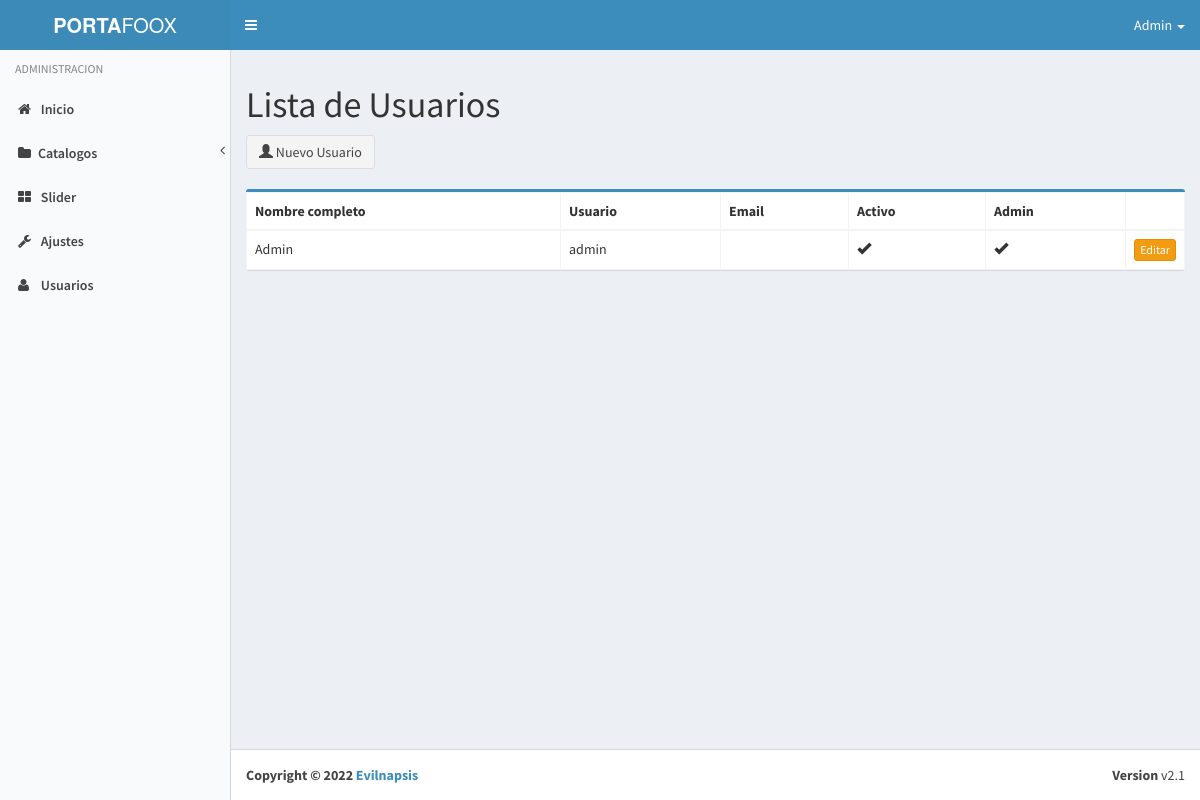
The app's page /admin/?view=users (signed in) with its own data.
### tables this page shows
create table user(
	id int not null auto_increment primary key,
	name varchar(50) not null,
	lastname varchar(50) not null,
	username varchar(50),
	email varchar(255) not null,
	password varchar(60) not null,
	is_active boolean not null default 1,
	is_admin boolean not null default 0,
	created_at datetime not null
);

### admin/core/controller/Layout.php (called while the page is built)
<?php
class Module {
	public static function loadLayout(){
		include "core/app/layouts/layout.php";
	}
}
?>

### admin/core/controller/Lb.php (called while the page is built, shortened)
<?php
class Lb {
	public function start(){
		include "core/app/init.php";
	}
}
?>

### admin/index.php (called while the page is built, shortened)
<?php
$lb = new Lb();
$lb->start();
?>

### admin/core/controller/Model.php (called while the page is built, shortened)
<?php
class Model {
	public static function exists($modelname){
		$fullpath = self::getFullpath($modelname);
		$found=false;
		if(file_exists($fullpath)){
			$found = true;
		}
		return $found;
	}
	public static function getFullpath($modelname){
		return "core/app/model/".$modelname.".php";
	}
}
?>

### admin/core/controller/Executor.php (called while the page is built, shortened)
<?php
class Executor {
	public static function doit($sql){
		$con = Database::getCon();
		return array($con->query($sql),$con->insert_id);
	}
}
?>

### admin/core/app/model/UserData.php (called while the page is built, shortened)
<?php
class UserData {
	public static $tablename = "user";
	public static function getById($id){
		$sql = "select * from ".self::$tablename." where id=$id";
		$query = Executor::doit($sql);
		$found = null;
		$data = new UserData();
		while($r = $query[0]->fetch_array()){
			$data->id = $r['id'];
			$data->name = $r['name'];
			$data->lastname = $r['lastname'];
			$data->username = $r['username'];
			$data->email = $r['email'];
			$data->password = $r['password'];
			$data->created_at = $r['created_at'];
			$data->is_admin = $r['is_admin'];
			$data->is_active = $r['is_active'];
			$found = $data;
			break;
		}
		return $found;
	}
	public static function getAll(){
		$sql = "select * from ".self::$tablename;
		$query = Executor::doit($sql);
		$array = array();
		$cnt = 0;
		while($r = $query[0]->fetch_array()){
			$array[$cnt] = new UserData();
			$array[$cnt]->id = $r['id'];
			$array[$cnt]->name = $r['name'];
			$array[$cnt]->lastname = $r['lastname'];
			$array[$cnt]->username = $r['username'];
			$array[$cnt]->email = $r['email'];
			$array[$cnt]->password = $r['password'];
			$array[$cnt]->is_active = $r['is_active'];
			$array[$cnt]->is_admin = $r['is_admin'];
			$array[$cnt]->created_at = $r['created_at'];
			$cnt++;
		}
		return $array;
	}
}
?>

### admin/core/app/view/users-view.php (the view, shortened to what this page needs)
<div class="row">
	<div class="col-md-12">
		<h1>Lista de Usuarios</h1>
	<a href="index.php?view=newuser" class="btn btn-default"><i class='glyphicon glyphicon-user'></i> Nuevo Usuario</a>
<br>
<br>
		<?php
		$users = UserData::getAll();
		if(count($users)>0){
			?>
			<div class="box box-primary">
			<table class="table table-bordered table-hover">
			<thead>
			<th>Nombre completo</th>
			<th>Usuario</th>
			<th>Email</th>
			<th>Activo</th>
			<th>Admin</th>
			<th></th>
			</thead>
			<?php
			foreach($users as $user){
				?>
				<tr>
				<td><?php echo $user->name." ".$user->lastname; ?></td>
				<td><?php echo $user->username; ?></td>
				<td><?php echo $user->email; ?></td>
				<td>
					<?php if($user->is_active):?>
						<i class="glyphicon glyphicon-ok"></i>
					<?php endif; ?>
				</td>
				<td>
					<?php if($user->is_admin):?>
						<i class="glyphicon glyphicon-ok"></i>
					<?php endif; ?>
				</td>
				<td style="width:30px;"><a href="index.php?view=edituser&id=<?php echo $user->id;?>" class="btn btn-warning btn-xs">Editar</a></td>
				</tr>
				<?php
			}
echo "</table></div>";
		}else{
		}
		?>
	</div>
</div>

### admin/core/app/layouts/layout.php (shortened to what this page needs)
<!DOCTYPE html>
<html>
  <head>
    <link href="plugins/bootstrap/css/bootstrap.min.css" rel="stylesheet" type="text/css" />
    <link href="plugins/font-awesome/css/font-awesome.min.css" rel="stylesheet" type="text/css" />
    <link href="plugins/dist/css/AdminLTE.min.css" rel="stylesheet" type="text/css" />
    <link href="plugins/dist/css/skins/skin-blue-light.min.css" rel="stylesheet" type="text/css" />
  <link rel="stylesheet" href="plugins/morris/morris.css">
  <link rel="stylesheet" href="plugins/morris/example.css">
    <link rel="stylesheet" href="plugins/datatables/dataTables.bootstrap.css">
<link href='plugins/fullcalendar/fullcalendar.min.css' rel='stylesheet' />
<link href='plugins/fullcalendar/fullcalendar.print.css' rel='stylesheet' media='print' />
  </head>
  <body class="<?php if(isset($_SESSION["admin_id"]) || isset($_SESSION["pacient_id"]) || isset($_SESSION["medic_id"]) ):?>  skin-blue-light sidebar-mini <?php else:?>login-page<?php endif; ?>" >
    <div class="wrapper">
      <?php if(isset($_SESSION["admin_id"])|| isset($_SESSION["pacient_id"]) || isset($_SESSION["medic_id"])):?>
      <header class="main-header">
        <a href="./" class="logo">
          <span class="logo-lg"><b>PORTA</b>FOOX</span>
        </a>
        <nav class="navbar navbar-static-top" role="navigation">
          <a href="#" class="sidebar-toggle" data-toggle="offcanvas" role="button">
          </a>
          <div class="navbar-custom-menu">
            <ul class="nav navbar-nav">
              <li class="dropdown user user-menu">
                <a href="#" class="dropdown-toggle" data-toggle="dropdown">
                  <span class=""><?php
                  if(isset($_SESSION["admin_id"])){ echo UserData::getById($_SESSION["admin_id"])->name; }
                  else if(isset($_SESSION["pacient_id"])){ echo PacientData::getById($_SESSION["pacient_id"])->name." (Paciente)"; }
                  else if(isset($_SESSION["medic_id"])){ echo MedicData::getById($_SESSION["medic_id"])->name." (Medico)"; }
                  ?></span>
                  <span class="caret"></span>
                </a>
              </li>
            </ul>
          </div>
        </nav>
      </header>
      <aside class="main-sidebar">
        <section class="sidebar">
          <ul class="sidebar-menu">
            <li class="header">ADMINISTRACION</li>
            <?php if(isset($_SESSION["admin_id"])):?>
              <?php $u = UserData::getById($_SESSION["admin_id"]); ?>
            <li><a href="./"><i class='fa fa-home'></i> <span>Inicio</span></a></li>
        <li class="treeview">
          <a href="#"><i class="fa fa-folder"></i><span>Catalogos</span><span class="pull-right-container"><i class="fa fa-angle-left pull-right"></i></span></a>
        </li>
            <li><a href="./?view=slider"><i class='fa fa-th-large'></i> <span>Slider</span></a></li>
            <?php if($u->is_admin):?>
            <li><a href="./?view=settings"><i class='fa fa-wrench'></i> <span>Ajustes</span></a></li>
            <li><a href="./?view=users"><i class='fa fa-user'></i> <span>Usuarios</span></a></li>
          <?php endif;?>
            <?php endif; ?>
          </ul>
        </section>
      </aside>
    <?php endif;?>
      <?php if(isset($_SESSION["admin_id"]) ):?>
      <div class="content-wrapper">
      <section class="content">
        <?php View::load("index");?>
        </section>
      </div>
        <footer class="main-footer">
        <div class="pull-right hidden-xs">
          <b>Version</b> v2.1
        </div>
        <strong>Copyright &copy; 2022 <a href="http://evilnapsis.com/company/" target="_blank">Evilnapsis</a></strong>
      </footer>
     <?php endif;?>
    </div>
  </body>
</html>

### records on screen
user: name "Admin", username "admin", is_active 1 (drawn), is_admin 1 (drawn)
